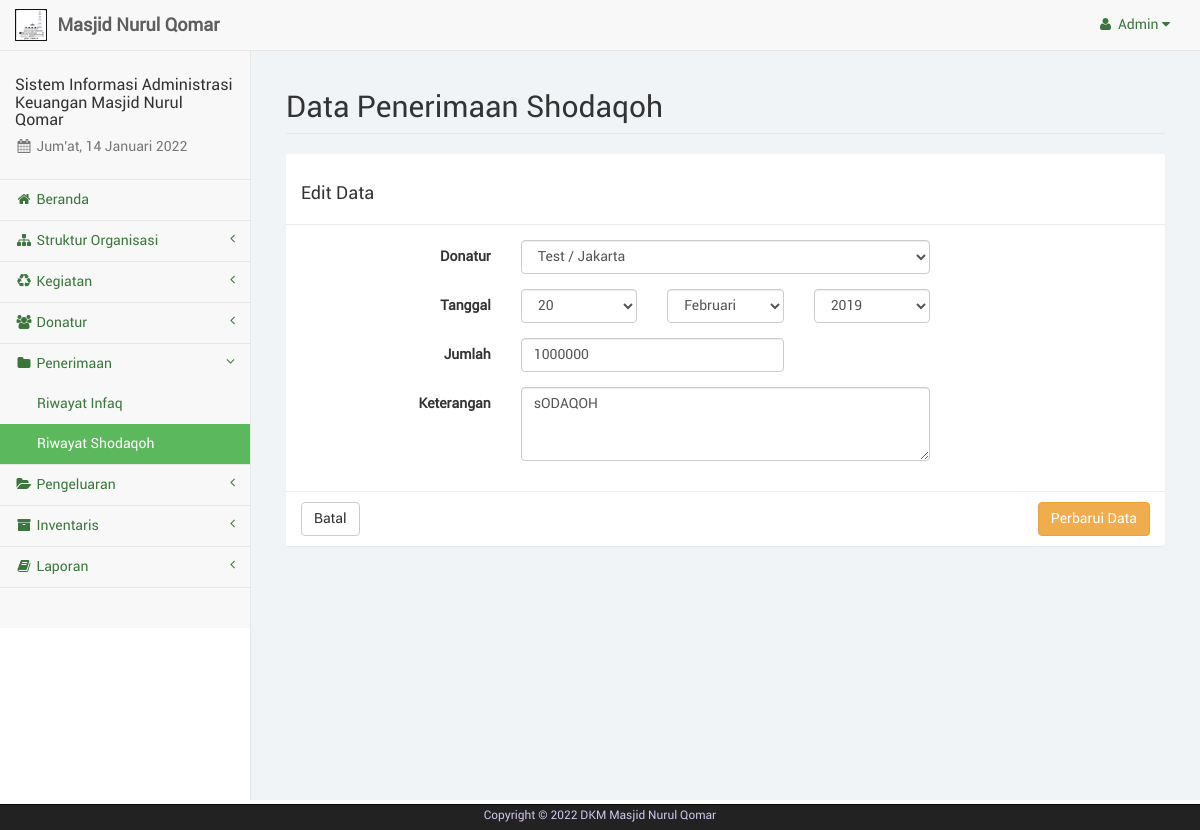
The app's page /admin/sodaqoh_edit.php?sod=7 (signed in) with its own data.
### tables this page shows
CREATE TABLE IF NOT EXISTS `pengguna` (
  `id_pengguna` int(4) NOT NULL,
  `username` varchar(15) NOT NULL,
  `password` varchar(25) NOT NULL
);

CREATE TABLE IF NOT EXISTS `sodaqoh` (
  `no_sodaqoh` int(6) NOT NULL,
  `id_donatur` int(4) NOT NULL,
  `tgl_sodaqoh` date NOT NULL,
  `jumlah` int(11) NOT NULL,
  `keterangan` varchar(75) NOT NULL
);

### admin/sess_check.php (called while the page is built, shortened)
<?php
	$chk_sess = $_SESSION['user_keuangandkm'];
	include("dist/config/koneksi.php");
	$sql_sess = "SELECT * FROM pengguna WHERE id_pengguna='". $chk_sess ."'";
	$ress_sess = mysqli_query($conn, $sql_sess);
	$row_sess = mysqli_fetch_array($ress_sess);
	$sess_username = $row_sess['username'];
?>

### admin/sodaqoh_edit.php (the view, shortened to what this page needs)
<?php
	include("sess_check.php");
	if(isset($_GET['sod'])) {
		$sql = "SELECT * FROM sodaqoh WHERE no_sodaqoh='". $_GET['sod'] ."'";
		$ress = mysqli_query($conn, $sql);
		$data = mysqli_fetch_array($ress);
	}
	$tgl = explode("-", $data['tgl_sodaqoh']);
	$pagedesc = "Shodaqoh";
	$menuparent = "penerimaan";
	include("layout_top.php");
?>
		<div id="page-wrapper">
            <div class="container-fluid">
                <div class="row">
                    <div class="col-lg-12">
                        <h1 class="page-header">Data Penerimaan Shodaqoh</h1>
                    </div>
                </div>
				<div class="row">
					<div class="col-lg-12">
						<form class="form-horizontal" action="sodaqoh_update.php" method="POST">
							<div class="panel panel-default">
								<div class="panel-heading"><h3>Edit Data</h3></div>
								<div class="panel-body">
									<div class="form-group">
										<label class="control-label col-sm-3">Donatur</label>
										<div class="col-sm-6">
											<select name="id_donatur" class="form-control">
												<?php
													$sql_don = "SELECT * FROM donatur WHERE id_donatur!='9999' ORDER BY nama_donatur ASC";
													$ress_don = mysqli_query($conn, $sql_don);
													while($li = mysqli_fetch_array($ress_don)) {
														if($data['id_donatur'] == $li['id_donatur']) {
															echo '<option value="'. $li['id_donatur'] .'" selected>'. $li['nama_donatur'] ." / ". $li['alamat'] .'</option>';
														}
														else {
															echo '<option value="'. $li['id_donatur'] .'">'. $li['nama_donatur'] ." / ". $li['alamat'] .'</option>';
														}
													}
												?>
											</select>
										</div>
									</div>
									<div class="form-group">
										<label class="control-label col-sm-3">Tanggal</label>
										<div class="col-sm-2">
											<select name="tgl" class="form-control">
												<?php
													for($x=1; $x<=31; $x++) {
														if($tgl[2] == $x) {
															echo '<option value="'. $x .'" selected>'. $x .'</option>';
														}
														else {
															echo '<option value="'. $x .'">'. $x .'</option>';
														}
													}
												?>
											</select>
										</div>
										<div class="col-sm-2">
											<select name="bln" class="form-control">
												<?php
													for($x=1; $x<$bulans_count; $x++) {
														if($tgl[1] == $x) {
															echo '<option value="'. $x .'" selected>'. $bulans[$x] .'</option>';
														}
														else {
															echo '<option value="'. $x .'">'. $bulans[$x] .'</option>';
														}
													}
												?>
											</select>
										</div>
										<div class="col-sm-2">
											<select name="thn" class="form-control">
												<?php
													for($x=$tahun; $x>=1950; $x--) {
														if($tgl[0] == $x) {
															echo '<option value="'. $x .'" selected>'. $x .'</option>';
														}
														else {
															echo '<option value="'. $x .'">'. $x .'</option>';
														}
													}
												?>
											</select>
										</div>
									</div>
									<div class="form-group">
										<label class="control-label col-sm-3">Jumlah</label>
										<div class="col-sm-4">
											<input type="number" name="jumlah" class="form-control" placeholder="Jumlah" min="0" value="<?php echo $data['jumlah'] ?>" required>
										</div>
									</div>
									<div class="form-group">
										<label class="control-label col-sm-3">Keterangan</label>
										<div class="col-sm-6">
											<textarea name="keterangan" class="form-control" placeholder="Keterangan" rows="3" required><?php echo $data['keterangan'] ?></textarea>
										</div>
									</div>
								</div>
								<div class="panel-footer">
									<a href="sodaqoh.php" class="btn btn-default">Batal</a>
									<button type="submit" name="perbarui" class="btn btn-warning pull-right">Perbarui Data</button>
								</div>
							</div>
						</form>
					</div>
				</div>
            </div>
        </div>
<?php
	include("layout_bottom.php");
?>

### admin/layout_top.php (shortened to what this page needs)
<?php
	$haries = array("Sunday" => "Minggu", "Monday" => "Senin", "Tuesday" => "Selasa", "Wednesday" => "Rabu", "Thursday" => "Kamis", "Friday" => "Jum'at", "Saturday" => "Sabtu");
	$bulans = array("", "Januari", "Februari", "Maret", "April", "Mei", "Juni", "Juli", "Agustus", "September", "Oktober", "November", "Desember");
	$bulans_count = count($bulans);
	$hari_ini = $haries[date("l")];
	$bulan_ini = $bulans[date("n")];
	$tanggal = date("d");
	$tahun = date("Y");
?>
<!DOCTYPE html>
<html lang="en">
<head>
	<link href="libs/bootstrap/dist/css/bootstrap.min.css" rel="stylesheet">
	<link href="libs/metisMenu/dist/metisMenu.min.css" rel="stylesheet">
    <link href="libs/datatables-plugins/integration/bootstrap/3/dataTables.bootstrap.css" rel="stylesheet">
    <link href="libs/datatables-responsive/css/dataTables.responsive.css" rel="stylesheet">
	<link href="dist/css/sb-admin-2.css" rel="stylesheet">
	<link href="dist/css/offline-font.css" rel="stylesheet">
	<link href="dist/css/custom.css" rel="stylesheet">
	<link href="libs/font-awesome/css/font-awesome.min.css" rel="stylesheet" type="text/css">
</head>
<body>
    <div id="wrapper">
        <nav class="navbar navbar-default navbar-static-top" role="navigation" style="margin-bottom: 0">
            <div class="navbar-header">
				<a class="navbar-brand hidden-xs" href="index.php">
					<img src="libs/images/brand-dkm.png" alt="brand" width="32" class="float-left image-brand">
					<div class="float-right">&nbsp;<strong>Masjid Nurul Qomar</strong></div>
				</a>
			</div>
            <ul class="nav navbar-top-links navbar-right">
				<li class="dropdown dropdown-right">
					<a class="dropdown-toggle" data-toggle="dropdown" href="#">
						<i class="fa fa-user fa-fw"></i>&nbsp;<?php echo ucfirst($sess_username); ?>&nbsp;<i class="fa fa-caret-down"></i>
					</a>
				</li>
			</ul>
            <div class="navbar-default sidebar" role="navigation">
                <div class="sidebar-nav navbar-collapse">
                    <ul class="nav" id="side-menu">
                        <li class="sidebar-search">
							<h4>Sistem Informasi Administrasi Keuangan Masjid Nurul Qomar</h4>
							<h5 class="text-muted"><i class="fa fa-calendar fa-fw"></i>&nbsp;<?php echo $hari_ini.", ".$tanggal." ".$bulan_ini." ".$tahun ?></h5>
						</li>
						<?php
							if($pagedesc == "Serambi") {
								echo '<li><a href="index.php" class="active"><i class="fa fa-home fa-fw"></i>&nbsp;Beranda</a></li>';
							}
							else {
								echo '<li><a href="index.php"><i class="fa fa-home fa-fw"></i>&nbsp;Beranda</a></li>';
							}
							if(isset($menuparent) && $menuparent == "konten_organisasi") {
								echo '<li class="active">';
							}
							else {
								echo '<li>';
							}
						?>
							<a href="#"><i class="fa fa-sitemap fa-fw"></i>&nbsp;Struktur Organisasi<span class="fa arrow"></span></a>
						</li>
						<?php
							if(isset($menuparent) && $menuparent == "kegiatan") {
								echo '<li class="active">';
							}
							else {
								echo '<li>';
							}
						?>
							<a href="#"><i class="fa fa-recycle fa-fw"></i>&nbsp;Kegiatan<span class="fa arrow"></span></a>
						</li>
						<?php
							if(isset($menuparent) && $menuparent == "donatur") {
								echo '<li class="active">';
							}
							else {
								echo '<li>';
							}
						?>
							<a href="#"><i class="fa fa-users fa-fw"></i>&nbsp;Donatur<span class="fa arrow"></span></a>
						</li>
						<?php
							if(isset($menuparent) && $menuparent == "penerimaan") {
								echo '<li class="active">';
							}
							else {
								echo '<li>';
							}
						?>
							<a href="#"><i class="fa fa-folder fa-fw"></i>&nbsp;Penerimaan<span class="fa arrow"></span></a>
							<ul class="nav nav-second-level">
								<?php
									if($pagedesc == "Infaq") {
										echo '<li><a href="infaq.php" class="active">Riwayat Infaq</a></li>';
									}
									else {
										echo '<li><a href="infaq.php">Riwayat Infaq</a></li>';
									}
									if($pagedesc == "Shodaqoh") {
										echo '<li><a href="sodaqoh.php" class="active">Riwayat Shodaqoh</a></li>';
									}
									else {
										echo '<li><a href="sodaqoh.php">Riwayat Shodaqoh</a></li>';
									}
								?>
							</ul>
						</li>
						<?php
							if(isset($menuparent) && $menuparent == "pengeluaran") {
								echo '<li class="active">';
							}
							else {
								echo '<li>';
							}
						?>
							<a href="#"><i class="fa fa-folder-open fa-fw"></i>&nbsp;Pengeluaran<span class="fa arrow"></span></a>
						</li>
						<?php
							if(isset($menuparent) && $menuparent == "inventaris") {
								echo '<li class="active">';
							}
							else {
								echo '<li>';
							}
						?>
							<a href="#"><i class="fa fa-archive fa-fw"></i>&nbsp;Inventaris<span class="fa arrow"></span></a>
						</li>
						<li>
							<a href="#"><i class="fa fa-book fa-fw"></i>&nbsp;Laporan<span class="fa arrow"></span></a>
						</li>
                    </ul>
                </div>
            </div>
        </nav>

### records on screen
pengguna: username "Admin"
sodaqoh: tgl "20", bln "Februari", thn "2019", jumlah "1000000", keterangan "sODAQOH"

### other values on screen
form field id_donatur "Test / Jakarta"
